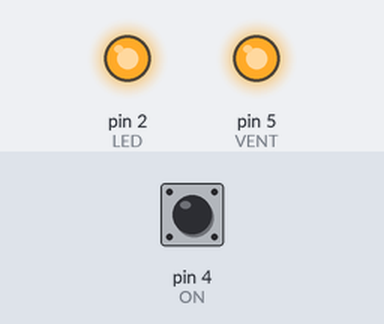
Simulated run of this sketch. Board: Arduino Uno, built with avr-gcc and run on an emulated ATmega328P. Shown: output pins drawn as LEDs (lit = HIGH). The test bench sets the inputs (shaded band); at power-on: pin 4 (ON) HIGH.

Above: at 1.2 s.
1.3 s: pin 4 (ON) pulled LOW for 0.15 s
At 1.37 s:
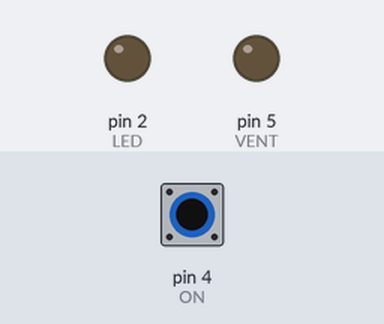
2.9 s: pin 4 (ON) pulled LOW for 3.2 s
At 7.1 s:
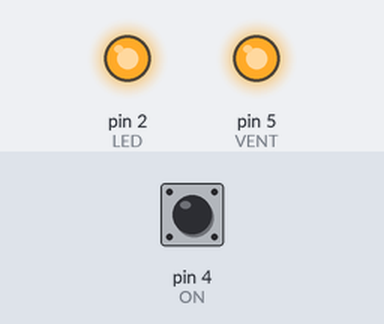
Timing chart, 0 to 8.6 s (numbered marks = the images above; inputs shaded):
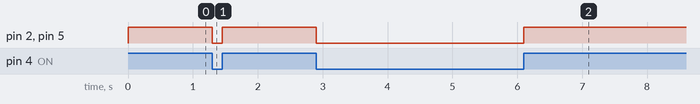

The sketch:

ventilo.ino
```cpp
#define LED 2
#define ON 4
#define VENT 5


void setup() {
  //Init des pins
  pinMode(LED, OUTPUT);
  pinMode(ON, INPUT_PULLUP);
  pinMode(VENT, OUTPUT);
}

void loop() {
  if(digitalRead(ON)){
    digitalWrite(LED, HIGH);
    digitalWrite(VENT, HIGH);
  }
  else{
    digitalWrite(LED, LOW);
    digitalWrite(VENT, LOW);
  }
}
```

Measured:
- after the input at 1.3 s, pin 2 (LED), pin 5 (VENT): HIGH → LOW at once, → HIGH 0.15 s later
- after the input at 2.9 s, pin 2 (LED), pin 5 (VENT): HIGH → LOW at once, → HIGH 3.2 s later
